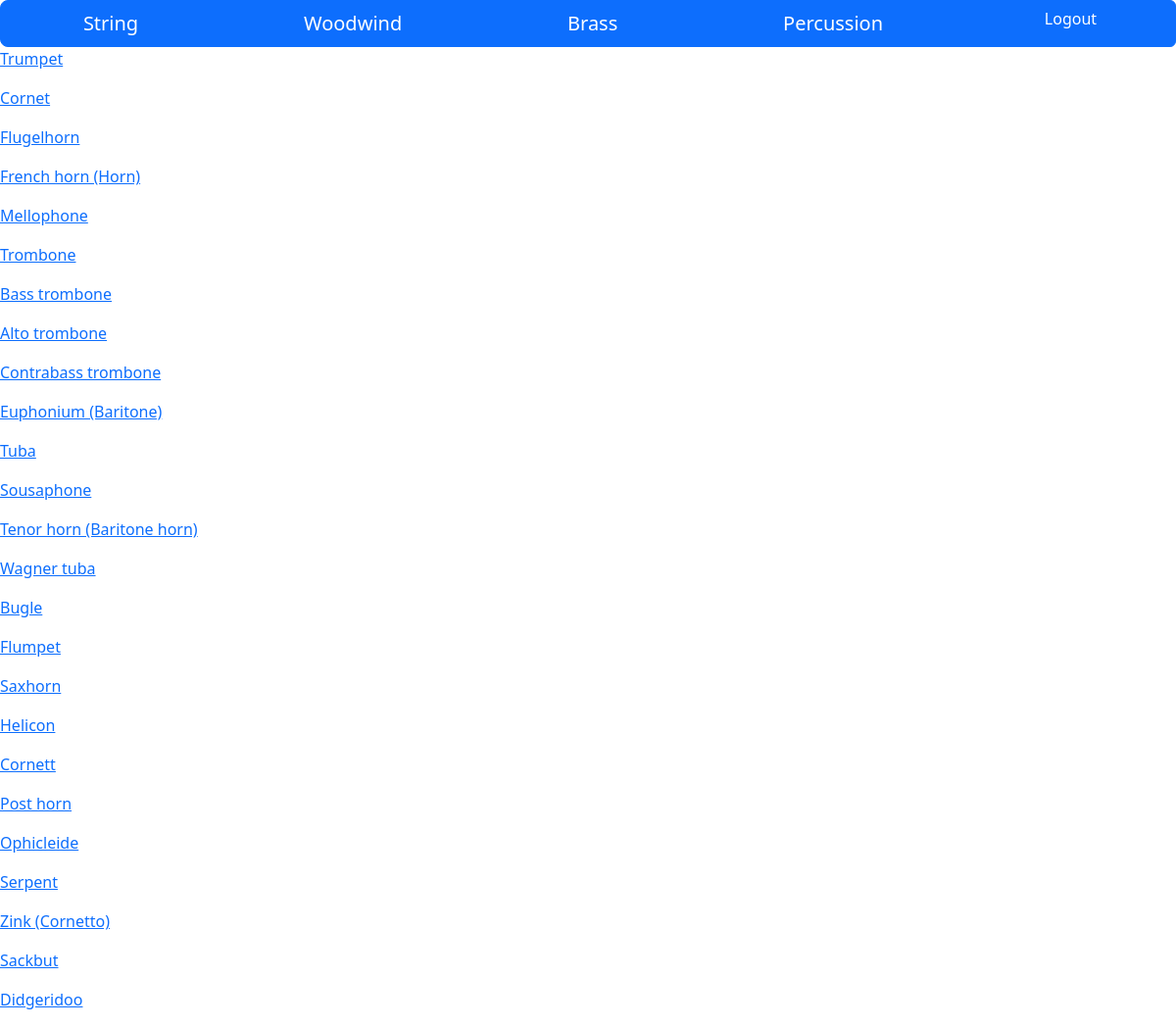
The page /brass on the database its author committed.
### tables this page shows
CREATE TABLE Instrument (id INTEGER PRIMARY KEY, name TEXT, familyid INTEGER REFERENCES InstrumentFamily (id), description TEXT, image TEXT, recording TEXT);

### routes.py (the view)
@app.route('/brass')
def brass():
    conn = sqlite3.connect('instruments.db')
    cursor = conn.cursor()
    cursor.execute("SELECT * FROM Instrument WHERE familyid = 3")
    brass = cursor.fetchall()
    return render_template("brass.html", results=brass)

### templates/brass.html
{% extends 'layout.html' %}
{% block content %}
  {% for brass in results %}
    <p>
      <a href="/instrument/{{brass[0]}}">{{ brass[1] }}</a>
    </p>
  {% endfor %}
{% endblock %}

### static/style.css (style rules this page uses)
body { font-family: "Sedan SC"; color:rgb(0, 0, 0); background-color:rgb(194, 123, 57); }
p { color:rgb(0, 0, 0); }

### rows shown on the page
Instrument: name "Trumpet"
Instrument: name "Cornet"
Instrument: name "Flugelhorn"
Instrument: name "French horn (Horn)"
Instrument: name "Mellophone"
Instrument: name "Trombone"
Instrument: name "Bass trombone"
Instrument: name "Alto trombone"
Instrument: name "Contrabass trombone"
Instrument: name "Euphonium (Baritone)"
Instrument: name "Tuba"
Instrument: name "Sousaphone"
Instrument: name "Tenor horn (Baritone horn)"
Instrument: name "Wagner tuba"
Instrument: name "Bugle"
Instrument: name "Flumpet"
Instrument: name "Saxhorn"
Instrument: name "Helicon"
Instrument: name "Cornett"
Instrument: name "Post horn"
Instrument: name "Ophicleide"
Instrument: name "Serpent"
Instrument: name "Zink (Cornetto)"
Instrument: name "Sackbut"
Instrument: name "Didgeridoo"
